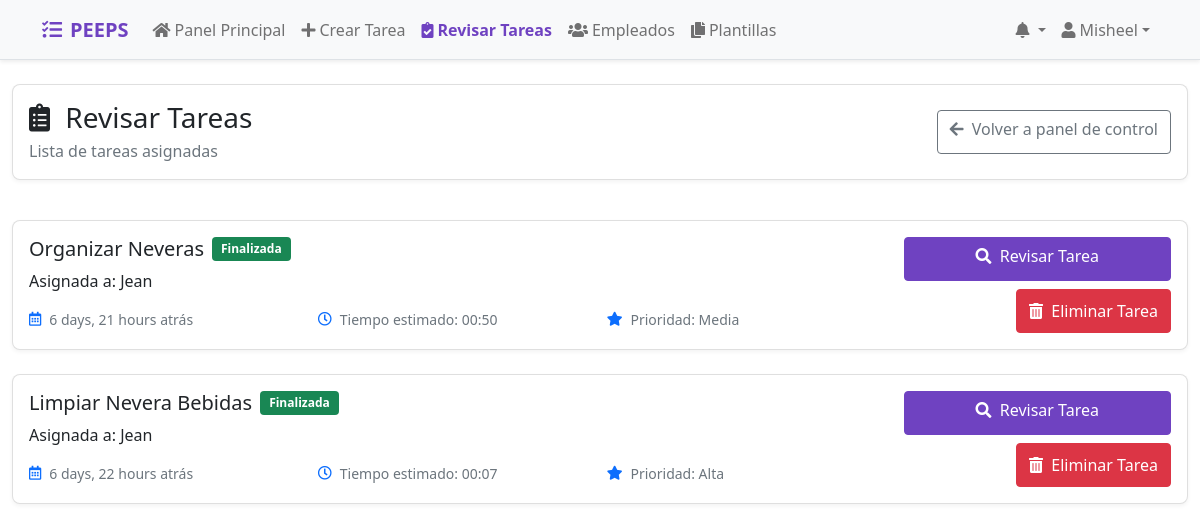
The page /jefe/revisar-tareas/ (signed in) on the database as committed earlier.
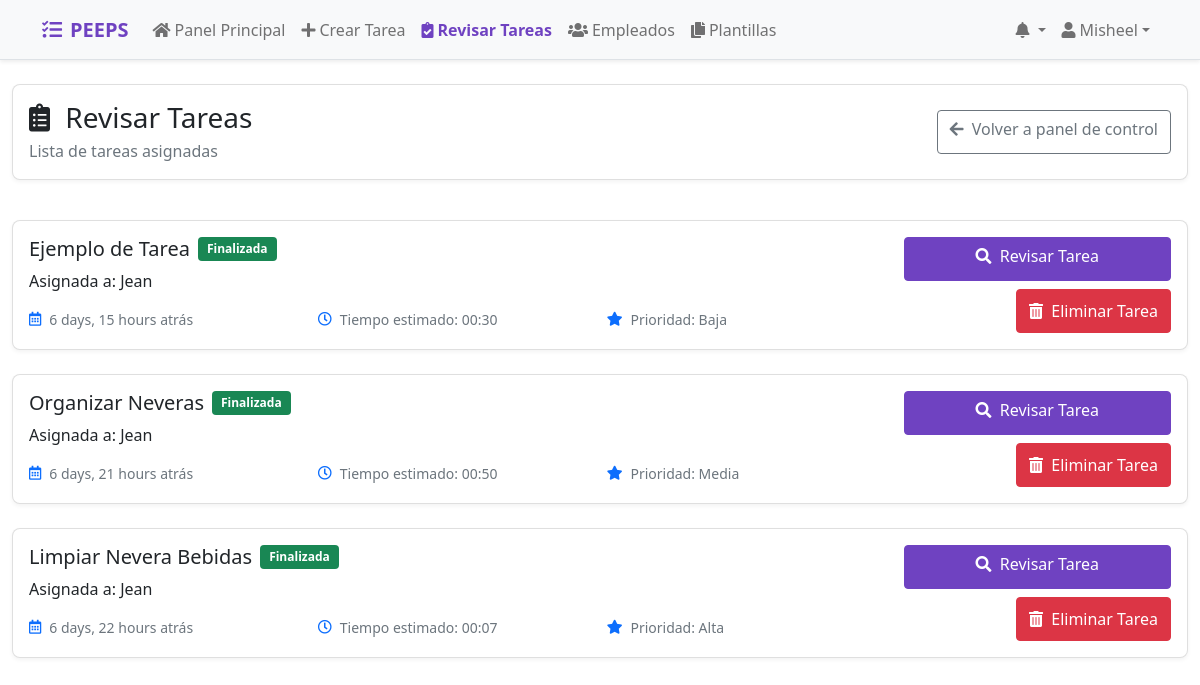
The same page on the database as committed later.
### tasks/models.py (models this page shows, shortened)
class Tarea(models.Model):
    titulo = models.CharField(max_length=200)
    descripcion = models.TextField()
    jefe = models.ForeignKey(User, on_delete=models.CASCADE, related_name='tareas_creadas')
    empleados = models.ManyToManyField(EmpleadoPerfil, related_name='tareas_asignadas')
    tiempo_estimado = models.DurationField(help_text="Formato: HH:MM")
    fecha_asignacion = models.DateTimeField(auto_now_add=True)
    completada = models.BooleanField(default=False)
    fecha_completada = models.DateTimeField(null=True, blank=True)
    aceptada_por = models.ManyToManyField(EmpleadoPerfil, blank=True, related_name="tareas_aceptadas")
    PRIORIDADES = [
        ('Baja', 'Baja'),
        ('Media', 'Media'),
        ('Alta', 'Alta'),
    ]
    prioridad = models.CharField(max_length=10, choices=PRIORIDADES, default='Media')

class EmpleadoPerfil(models.Model):
    user = models.OneToOneField(User, on_delete=models.CASCADE)
    tienda = models.ForeignKey(Tienda, on_delete=models.CASCADE)
    es_jefe = models.BooleanField(default=False)

### tasks/views.py (the view)
# urls.py: path('jefe/revisar-tareas/', views.revisar_tareas, name='revisar_tareas'),
@login_required
def revisar_tareas(request):
    jefe = EmpleadoPerfil.objects.get(user=request.user)
    tareas = Tarea.objects.filter(jefe=request.user).order_by('-fecha_asignacion')
    return render(request, 'revisar_tareas.html', {
        'tareas': tareas,
    })

### tasks/templatetags/duration_filters.py (called while the page is built)
@register.filter
def format_duration(duration):
    if not isinstance(duration, timedelta):
        return ''
    total_seconds = int(duration.total_seconds())
    hours = total_seconds // 3600
    minutes = (total_seconds % 3600) // 60
    return f"{hours:02d}:{minutes:02d}"

### tasks/templates/revisar_tareas.html (shortened to what the changed rows need)
{% extends 'base.html' %}
{% load widget_tweaks %}
{% load duration_filters %}
{% block content %}
<div class="container-fluid py-4">
    <div class="row mb-4">
        <div class="col-12">
            <div class="card">
                <div class="card-body">
                    <div class="d-flex justify-content-between align-items-center">
                        <div>
                            <h1 class="h3 mb-1">
                                <i class="fas fa-clipboard-list me-2"></i>
                                Revisar Tareas
                            </h1>
                        </div>
                    </div>
                </div>
            </div>
        </div>
    </div>
    <div class="row">
        <div class="col-12">
            {% for tarea in tareas %}
            <div class="card mb-4">
                <div class="card-body">
                    <div class="row">
                        <div class="col-md-9">
                            <div class="d-flex align-items-center mb-2">
                                <h5 class="card-title mb-0 me-2">{{ tarea.titulo }}</h5>
                                <span class="badge
                                    {% if tarea.completada %}
                                        bg-success
                                    {% elif tarea.aceptada_por.count > 0 %}
                                        bg-warning text-dark
                                    {% else %}
                                        bg-secondary
                                    {% endif %}">
                                    {% if tarea.completada %}
                                    Finalizada
                                    {% elif tarea.aceptada_por.count > 0 %}
                                    En progreso
                                    {% else %}
                                    Pendiente
                                    {% endif %}
                                </span>
                            </div>
                            <p class="card-text mb-3">
                                <span class="fw-medium">Asignada a:</span>
                                {% for emp in tarea.empleados.all %}
                                {{ emp.user.get_full_name|default:emp.user.username }}{% if not forloop.last %}, {% endif %}
                                {% endfor %}
                            </p>
                            <div class="row g-3 text-muted small">
                                <div class="col-md-4">
                                    <div class="d-flex align-items-center">
                                        <i class="far fa-calendar-alt me-2 text-primary"></i>
                                        <span>{{ tarea.fecha_asignacion|timesince }} atrás</span>
                                    </div>
                                </div>
                                <div class="col-md-4">
                                    <div class="d-flex align-items-center">
                                        <i class="far fa-clock me-2 text-primary"></i>
                                        <span>Tiempo estimado: {{ tarea.tiempo_estimado|format_duration }}</span>
                                    </div>
                                </div>
                                <div class="col-md-4">
                                    <div class="d-flex align-items-center">
                                        <i class="fas fa-star me-2 text-primary"></i>
                                        <span>Prioridad: {{ tarea.get_prioridad_display }}</span>
                                    </div>
                                </div>
                            </div>
                        </div>
                        <div class="col-md-3 d-flex flex-column justify-content-center align-items-end gap-2 mt-3 mt-md-0">
                            {% if tarea.completada %}
                            <a href="{% url 'detalle_tarea' tarea.id %}" class="btn btn-primary w-100">
                                <i class="fas fa-search me-1"></i>
                                Revisar Tarea
                            </a>
                            <form method="POST" action="{% url 'eliminar_tarea' tarea.id %}"
                                onsubmit="return confirm('¿Estás seguro de que deseas eliminar esta tarea?');">
                                <button type="submit" class="btn btn-danger w-100">
                                    <i class="fas fa-trash-alt me-1"></i>
                                    Eliminar Tarea
                                </button>
                            </form>
                            {% elif tarea.aceptada_por.count > 0 %}
                            <a href="#" class="btn btn-danger w-100">
                                <i class="fas fa-times me-1"></i>
                                Cancelar
                            </a>
                            {% else %}
                            <a href="{% url 'detalle_tarea' tarea.id %}" class="btn btn-outline-primary w-100">
                                <i class="fas fa-eye me-1"></i>
                                Ver Detalles
                            </a>
                            {% endif %}
                        </div>
                    </div>
                </div>
            </div>
            {% endfor %}
        </div>
    </div>
</div>
{% endblock %}

Rows that differ between the two databases and show on the page:
added Tarea: titulo "Ejemplo de Tarea", completada "Finalizada", fecha_asignacion "6 days, 15 hours", tiempo_estimado "00:30", prioridad "Baja", EmpleadoPerfil (user.get_full_name "Jean")
